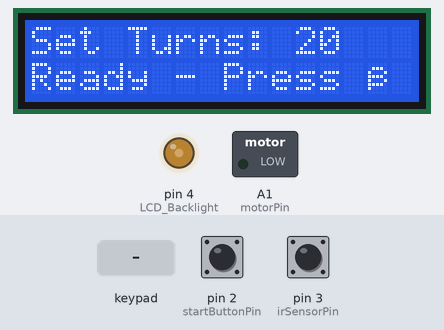
Bench run of a sketch on a simulated Arduino Mega 2560, built with avr-gcc and run on an emulated ATmega2560. On the bench: 16×2 character LCD, switched loads named in the sketch (green lamp = pin HIGH), output pins drawn as LEDs (lit = HIGH). The inputs (shaded band) are chosen by the test bench; at power-on: pin 2 (startButtonPin) HIGH, pin 3 (irSensorPin) HIGH. EEPROM starts erased.

Above: at 7.2 s.
7.3 s: pin 2 (startButtonPin) pulled LOW for 0.15 s
At 7.7 s:
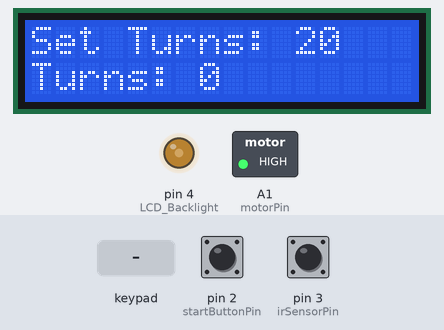
8.9 s: key '*' pressed
At 9.3 s:
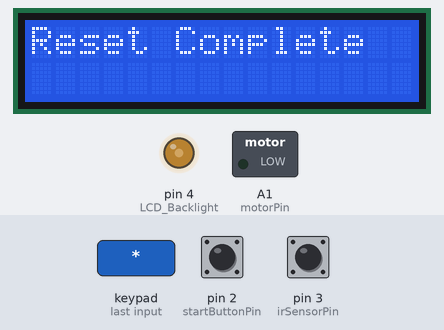
11.9 s: pin 2 (startButtonPin) pulled LOW for 1 s
At 12.4 s:
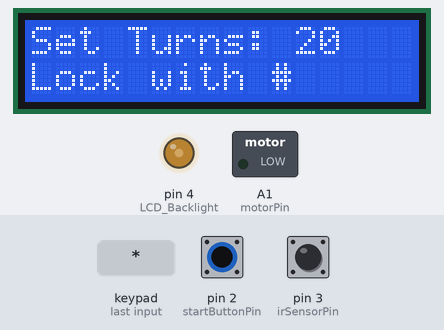
14.4 s: keypad keys 1 2 1 1 1 0 9 pressed 0.4 s apart
At 16.4 s:
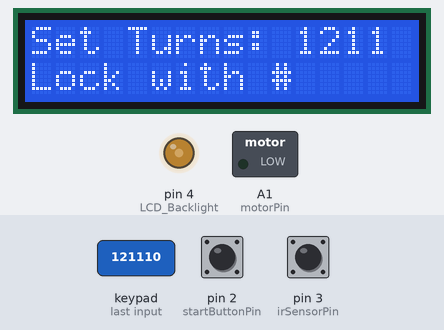
18.7 s: key '#' pressed
At 19.4 s:
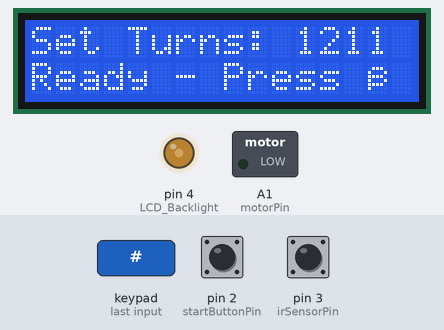
Timing chart, 0 to 21.2 s (numbered marks = the images above; inputs shaded):
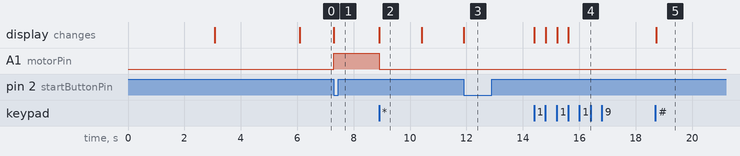

The sketch:

Twisting_counter.ino
```cpp
#include <Keypad.h>
#include <LiquidCrystal.h>
#include <EEPROM.h>

#define LCD_Backlight 4

// EEPROM (menyimpan target terakhir yang dikunci dengan #)
#define EEPROM_ADDR_TARGET_TURNS 0
#define EEPROM_ADDR_VALID_FLAG   2
#define EEPROM_VALID_VALUE       170

// Target putaran default: dipakai jika belum ada nilai tersimpan & setelah reset
#define DEFAULT_TURNS 20

// Pin
const int motorPin = A1;
const int startButtonPin = 2;
const int irSensorPin = 3;   // Sensor infrared (OUT modul IR) - pin interrupt INT1

// Sensor Infrared
// Modul IR umum (FC-51 / TCRT5000) output LOW saat mendeteksi objek.
// Jika sensor Anda output HIGH saat mendeteksi, ganti menjadi HIGH.
#define IR_ACTIVE_LEVEL     LOW
// Jeda minimum antar hitungan (ms) untuk menyaring kedip/noise sensor.
// Harus lebih kecil dari waktu 1 putaran motor.
#define IR_MIN_INTERVAL_MS  30

// Variabel
volatile int count = 0;
volatile int targetTurns = 0;
volatile bool motorRunning = false;
bool keypadLocked = false;
volatile unsigned long lastIrPulse = 0;
int lastShownCount = -1;
bool showingDefault = false;   // true = angka di LCD masih nilai default, digit pertama menggantinya

unsigned long lastButtonPress = 0;
const unsigned long buttonDebounceDelay = 23;

// LCD
LiquidCrystal lcd(14, 15, 16, 17, 18, 19);

// Keypad
const byte ROWS = 4;
const byte COLS = 4;
char keys[ROWS][COLS] = {
  {'1','2','3','A'},
  {'4','5','6','B'},
  {'7','8','9','C'},
  {'*','0','#','D'}
};

byte rowPins[ROWS] = {12,11,10,9};
byte colPins[COLS] = {8,7,6,5};

Keypad keypad = Keypad(makeKeymap(keys), rowPins, colPins, ROWS, COLS);

// ========================== SETUP ==========================
void setup()
{
  pinMode(motorPin, OUTPUT);
  pinMode(startButtonPin, INPUT_PULLUP);
  pinMode(irSensorPin, INPUT_PULLUP);
  attachInterrupt(digitalPinToInterrupt(irSensorPin), irSensorISR,
                  IR_ACTIVE_LEVEL == LOW ? FALLING : RISING);

  analogWrite(LCD_Backlight, 100);

  lcd.begin(16,2);

  lcd.print("Turns Controller");
  lcd.setCursor(0,1);
  lcd.print("TWISTING MACHINE");
  delay(3000);
  lcd.clear();

  lcd.print("Created & Design");
  lcd.setCursor(4,1);
  lcd.print("By Agus F");
  delay(3000);
  lcd.clear();

  // Setiap dinyalakan langsung pakai target terakhir (atau default) & terkunci
  loadFromEEPROM();
  keypadLocked = true; // 🔒 AUTO LOCK

  lcd.setCursor(0,0);
  lcd.print("Set Turns:");
  lcd.setCursor(11,0);
  lcd.print(targetTurns);
  lcd.setCursor(0,1);
  lcd.print("Ready - Press ▶ ");

  Serial.begin(9600);
}

// ========================== LOOP ==========================
void loop()
{
  // START BUTTON
  if (digitalRead(startButtonPin) == LOW && !motorRunning)
  {
    unsigned long now = millis();
    if (now - lastButtonPress > buttonDebounceDelay)
    {
      lastButtonPress = now;

      if (keypadLocked && targetTurns > 0)
      {
        startMotor();
      }
      else
      {
        lcd.setCursor(0,1);
        lcd.print("Lock with #     ");
      }
    }
  }

  // IR SENSOR COUNTER (hitungan dilakukan di interrupt irSensorISR)
  noInterrupts();
  int currentCount = count;
  bool running = motorRunning;
  interrupts();

  if (currentCount != lastShownCount && lastShownCount >= 0)
  {
    lastShownCount = currentCount;
    lcd.setCursor(0,1);
    lcd.print("Turns: ");
    lcd.print(currentCount);
    lcd.print("      ");

    if (!running)   // target tercapai, motor sudah dimatikan di ISR
    {
      stopMotor();
    }
  }

  // KEYPAD
  char key = keypad.getKey();

  if (key != NO_KEY)
  {
    // RESET TOTAL
    if (key == '*')
    {
      motorRunning = false;
      digitalWrite(motorPin, LOW);
      lastShownCount = -1;
      targetTurns = DEFAULT_TURNS;
      showingDefault = true;
      keypadLocked = false;

      lcd.clear();
      lcd.print("Reset Complete ");
      delay(1500);
      lcd.clear();
      lcd.print("Set Turns:");
      lcd.setCursor(11,0);
      lcd.print(targetTurns);
      lcd.setCursor(0,1);
      lcd.print("Input & Lock # ");
      return;
    }

    if (!keypadLocked)
    {
      if (key >= '0' && key <= '9')
      {
        if (showingDefault)   // digit pertama menimpa nilai default
        {
          targetTurns = 0;
          showingDefault = false;
        }

        if (targetTurns <= 999)   // maksimal 4 digit (9999)
        {
          targetTurns = targetTurns * 10 + (key - '0');
          lcd.setCursor(11,0);
          lcd.print("    ");
          lcd.setCursor(11,0);
          lcd.print(targetTurns);
        }
      }

      else if (key == '#')
      {
        if (targetTurns > 0)
        {
          keypadLocked = true;
          saveToEEPROM(targetTurns);
          lcd.setCursor(0,1);
          lcd.print("Ready - Press ▶ ");
        }
      }

      else if (key == 'D')
      {
        showingDefault = false;
        targetTurns /= 10;
        lcd.setCursor(11,0);
        lcd.print("    ");
        if (targetTurns > 0)
        {
          lcd.setCursor(11,0);
          lcd.print(targetTurns);
        }
      }
    }
  }
}

// ========================== MOTOR ==========================
void startMotor()
{
  noInterrupts();
  count = 0;
  lastIrPulse = millis();
  motorRunning = true;
  interrupts();

  lastShownCount = 0;
  digitalWrite(motorPin, HIGH);

  lcd.setCursor(0,1);
  lcd.print("Turns: 0        ");
}

void stopMotor()
{
  digitalWrite(motorPin, LOW);
  motorRunning = false;
  lastShownCount = -1;

  // 🔒 TETAP LOCK → PAKAI TARGET LAMA
  keypadLocked = true;

  lcd.setCursor(0,1);
  lcd.print("Completed       ");
  delay(2000);
  lcd.setCursor(0,1);
  lcd.print("Ready - Press ▶ ");
}

// ========================== SENSOR IR ==========================
// Dipanggil otomatis setiap sensor IR mendeteksi objek (tepi sinyal),
// sehingga tidak ada putaran yang terlewat walau LCD/keypad sedang sibuk.
void irSensorISR()
{
  if (!motorRunning) return;

  unsigned long now = millis();
  if (now - lastIrPulse < IR_MIN_INTERVAL_MS) return;   // filter noise
  lastIrPulse = now;

  count++;
  if (count >= targetTurns)
  {
    digitalWrite(motorPin, LOW);   // matikan motor secepatnya
    motorRunning = false;
  }
}

// ========================== EEPROM ==========================
// EEPROM.update hanya menulis jika nilainya berubah (memperpanjang umur EEPROM)
void saveToEEPROM(int value)
{
  EEPROM.update(EEPROM_ADDR_TARGET_TURNS, value & 0xFF);
  EEPROM.update(EEPROM_ADDR_TARGET_TURNS + 1, (value >> 8) & 0xFF);
  EEPROM.update(EEPROM_ADDR_VALID_FLAG, EEPROM_VALID_VALUE);
}

void loadFromEEPROM()
{
  targetTurns = DEFAULT_TURNS;   // belum ada data → pakai default

  if (EEPROM.read(EEPROM_ADDR_VALID_FLAG) == EEPROM_VALID_VALUE)
  {
    int low = EEPROM.read(EEPROM_ADDR_TARGET_TURNS);
    int high = EEPROM.read(EEPROM_ADDR_TARGET_TURNS + 1);
    int saved = (high << 8) | low;
    if (saved > 0 && saved <= 9999)
      targetTurns = saved;
  }
}
```

Measured:
- after the input at 7.3 s, A1 (motorPin): LOW → HIGH at once; the display: changes at once (image 1)
- after the input at 8.9 s, A1 (motorPin): HIGH → LOW at once; the display: changes at once (image 2)
- after the input at 11.9 s, the display: changes at once (image 3)
- after the input at 14.4 s, the display: first changes at once (image 4 shows a later state)
- after the input at 18.7 s, the display: changes at once (image 5)
- what the display in image 2 shows lasts 1.5 s, from 8.9 s to 10.4 s
